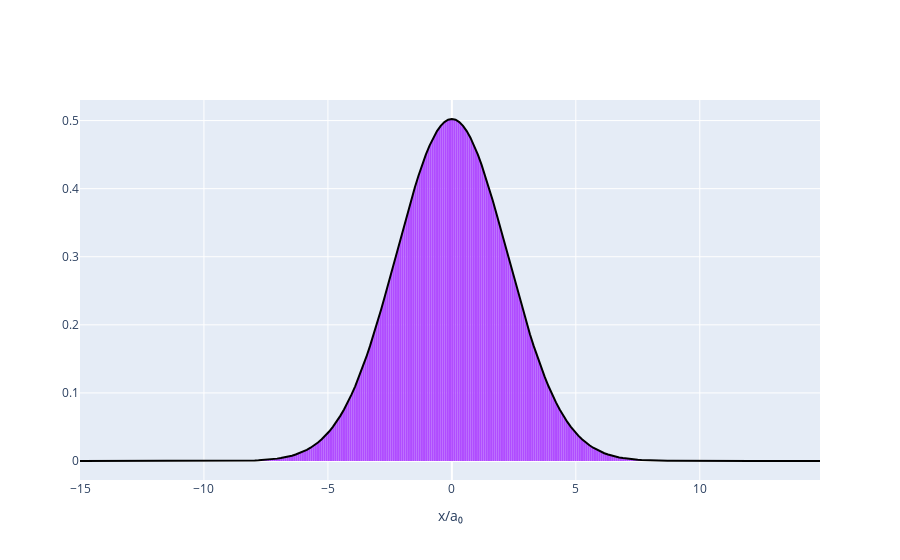

This figure's notebook cell:
### Markdown cell above
Evolve this for $T=15$.

### Code cell
qm.evolve_schrodinger(150)
qm.plot_complex_field(qm.psi)
